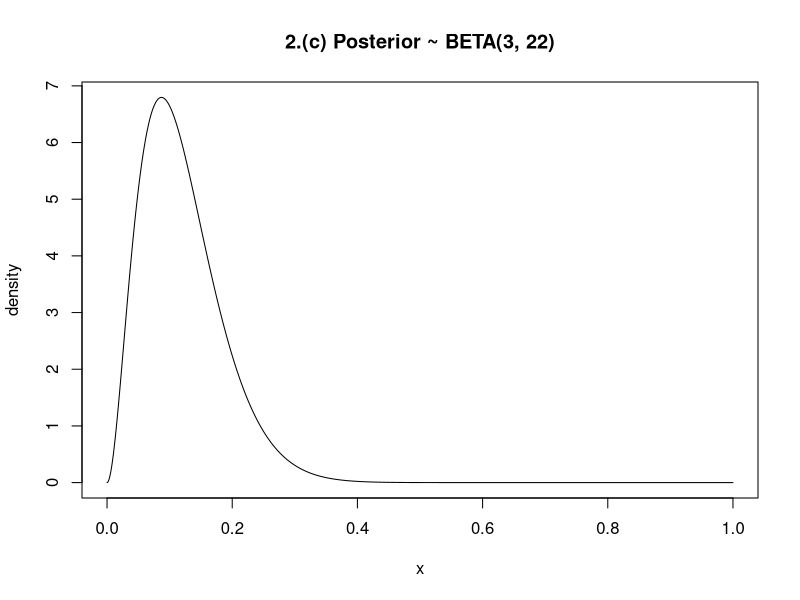
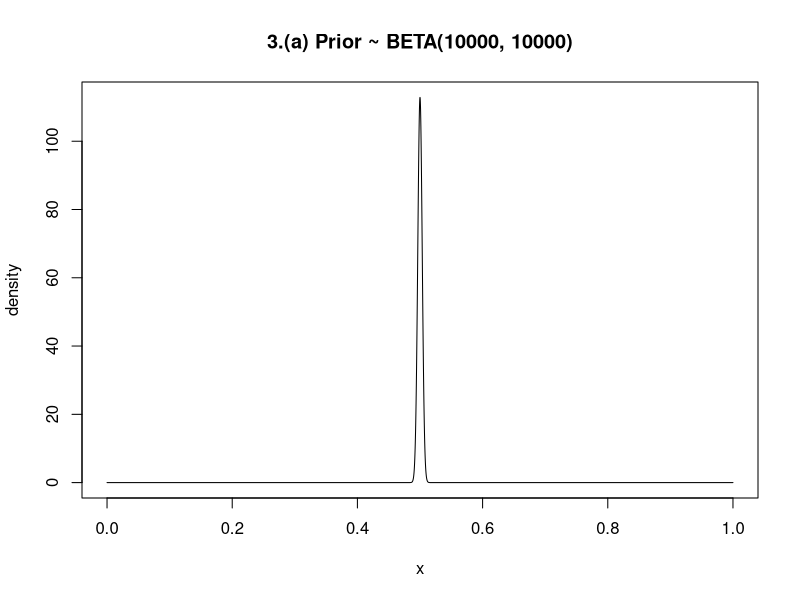
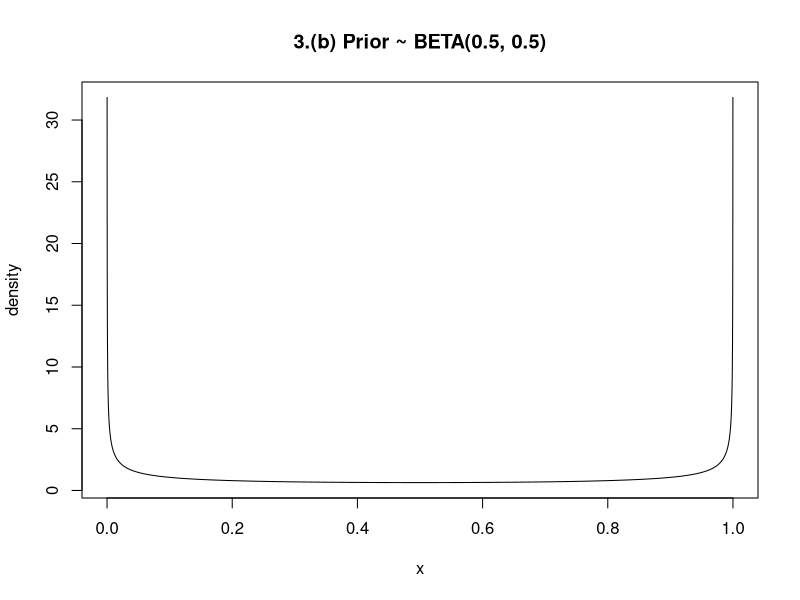

Write R code to recreate these figures, in order.
## ---- chunk 1
knitr::opts_chunk$set(echo = TRUE, fig.pos = 'H')
## ---- chunk 2
x = seq(0, 1, 0.0001)
d = dbeta(x, 3, 22)
plot(x, d, type = "l", main = "2.(c) Posterior ~ BETA(3, 22)", ylab = "density")
## ---- chunk 3
x = seq(0, 1, 0.0001)
d = dbeta(x, 10000,10000)
plot(x, d, type = "l", main = "3.(a) Prior ~ BETA(10000, 10000)", ylab = "density")
## ---- chunk 4
x = seq(0, 1, 0.0001)
d = dbeta(x, 0.5,0.5)
plot(x, d, type = "l", main = "3.(b) Prior ~ BETA(0.5, 0.5)", ylab = "density")
## ---- chunk 5
# Essential part of BETA distribution
pBeta = function(p,a,b) 
{ 
  z = 0
  if (p >= 0 && p <= 1) {  z = p^(a-1) * (1-p)^(b-1) }
  return(z)
}

# Binomial likelihood function
pLik = function(x,n,p) { p^x * (1-p)^(n-x) }

# Proposal distribution
pProp = function(p)  
{ 
  rnorm(n=1,mean=p,sd=sqrt(0.04)) 
}

n = 4 # the number of trials
x = 1 # the number of success
a = 2 # alpha for beta distribution
b = 3 # beta  for beta distribution

pp = 0.56 # current value
pc = 0.6  # proposal value

num = pBeta(pp,a,b)*pLik(x,n,pp) # numerator
den = pBeta(pc,a,b)*pLik(x,n,pc) # denominator

(alpha = num/den) # acceptance probability - alpha
## ---- chunk 6
pp = 0.62 # current value
pc = 0.6  # proposal value

num = pBeta(pp,a,b)*pLik(x,n,pp) # numerator
den = pBeta(pc,a,b)*pLik(x,n,pc) # denominator

(alpha = num/den) # acceptance probability - alpha
## ---- chunk 7
# Proposal distribution
pProp = function(p)  
{ 
   rbeta(n = 1, shape1 = 2, shape2 = 3) 
}

pp = 0.56 # current value
pc = 0.6  # proposal value

num = pBeta(pp,a,b)*pLik(x,n,pp)*pc*(1-pc)^2 # numerator
den = pBeta(pc,a,b)*pLik(x,n,pc)*pp*(1-pp)^2 # denominator

(alpha = num/den) # acceptance probability - alpha
